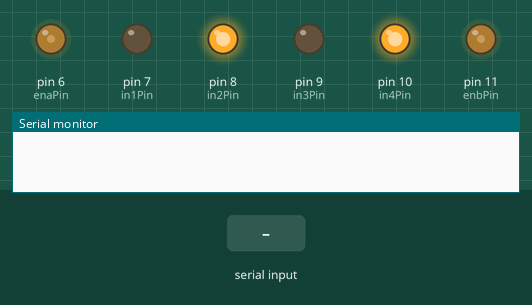
This sketch was run on a simulated Arduino Uno, built with avr-gcc and run on an emulated ATmega328P. Parts: output pins drawn as LEDs (lit = HIGH), the last lines printed to the serial monitor. Dashed ring = blinking. Inputs (shaded band) come from the test bench.

Above: at 1.2 s.
1.3 s: "0\n" received over Serial
At 4.2 s:
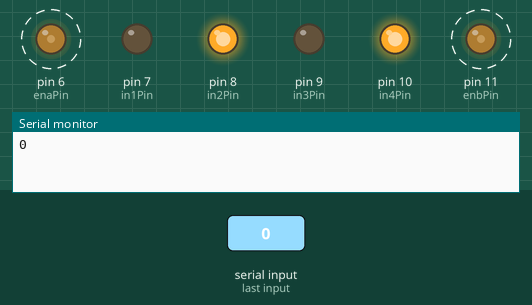
Timing chart, 0 to 5.7 s (numbered marks = the images above; inputs shaded):
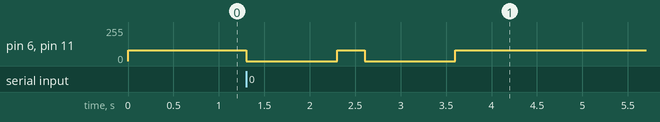

The sketch:

sketch_may20b.ino
```cpp
#include <Wire.h>
#include <SoftwareSerial.h>
byte result_P[21];
int num=0;
int n1=0;
int car_direction=2;
// 설정한 I2C 주소
const byte i2cAddress = 8;

const int enaPin = 6;
const int in1Pin = 7;
const int in2Pin = 8;
const int enbPin = 11;
const int in3Pin = 9;
const int in4Pin = 10;
SoftwareSerial mySerial(2,3);

int st=0;
int start_node=2;
int end_node=8;

byte node_location[21][2]={{0,  0}, {1,  0}, {7,  0}, {8,  0}, {9,  0}, {15,  0}, {16,   0},
                               {0,  4}, {1,  4}, {7,  4}, {8,  4}, {9,  4}, {15,  4}, {16,   4},
                               {0,7}, {1,7}, {7,7}, {8,7}, {9,7}, {15,7}, {16, 7}};

void setup() {
  Wire.begin(i2cAddress); // I2C 통신을 설정하고 주소를 할당합니다.
  Wire.onReceive(receiveData); // 데이터를 수신할 때 호출할 함수를 등록합니다.
  Serial.begin(9600); // 시리얼 통신을 초기화합니다.
  pinMode(enaPin, OUTPUT);
  pinMode(in1Pin, OUTPUT);
  pinMode(in2Pin, OUTPUT);
  pinMode(enbPin, OUTPUT);
  pinMode(in3Pin, OUTPUT);
  pinMode(in4Pin, OUTPUT);

  // 모터 드라이버 초기 설정
  digitalWrite(enaPin, HIGH);
  digitalWrite(in1Pin, LOW);
  digitalWrite(in2Pin, HIGH);
  digitalWrite(enbPin, HIGH);
  digitalWrite(in3Pin, LOW);
  digitalWrite(in4Pin, HIGH);

  mySerial.begin(9600);
}

void loop() {
  // 여기서 추가로 수행할 작업을 수행합니다.
  //for(int i=0;i<num;i++) Serial.print(result_P[i]);
  if(st==0) {
    if (Serial.available() > 0) {
      analogWrite(enaPin, 0);
      analogWrite(enbPin, 0);
      String barcodeData = Serial.readString(); // 개행 문자까지 읽음
      int kk = barcodeData.toInt(); // 문자열을 정수로 변환
      mySerial.print(kk);

      int node=result_P[n1];
      if(kk==node) {
        int next_node=9;
        if(node!=end_node) next_node=result_P[n1+1];
        byte n_x=node_location[next_node][0];
        byte x=node_location[node][0];
        byte n_y=node_location[next_node][1];
        byte y=node_location[node][1];
        //Serial.print(x);

        byte position_direction;
        if(x>n_x) position_direction=3;
        else if(n_x>x) position_direction=1;
        else if(y>n_y) position_direction=0;
        else if(n_y>y) position_direction=2;

        int dd=0;
        if ((car_direction == 0 && position_direction == 1) || (car_direction == 1 && position_direction == 2) || (car_direction == 2 && position_direction == 3) || (car_direction == 3 && position_direction == 0)) dd=1;
        else if ((car_direction == 0 && position_direction == 3) || (car_direction == 1 && position_direction == 0) || (car_direction == 2 && position_direction == 1) || (car_direction == 3 && position_direction == 2)) dd=2;

        if(dd==1) {
          analogWrite(enaPin, 200);
          delay(800);
          analogWrite(enaPin, 0);
        }
        else if(dd==2) {
          analogWrite(enbPin, 200);
          delay(800);
          analogWrite(enbPin, 0);
        }
        else {
          analogWrite(enaPin, 80);
          analogWrite(enbPin, 80);
          delay(300);
          analogWrite(enaPin, 0);
          analogWrite(enbPin, 0);
        }

        Serial.println(dd);

        car_direction=position_direction;
        n1++;
        delay(1000);
      }
      if(n1==num) {
        analogWrite(enaPin, 0);
        analogWrite(enbPin, 0);
        st=1;
      }
    }
    else {
      analogWrite(enaPin, 80);
      analogWrite(enbPin, 80);
    }
  }
  else delay(10000);
}

void receiveData(int byteCount) {
  while (Wire.available()) {
    byte receivedData = Wire.read(); // 수신된 데이터를 읽습니다.
    // 이제 receivedData 값을 처리하거나 출력합니다.
    // 여기에 원하는 처리 로직을 추가하세요.
    result_P[num]=receivedData;
    num++;
  }
}
```

Measured:
- after the input at 1.3 s, pin 6 (enaPin), pin 11 (enbPin): alternates 80/255 for 0.30 s and 0/255 for 1.0 s, 4 changes in all, then stays 80/255, starting at once
